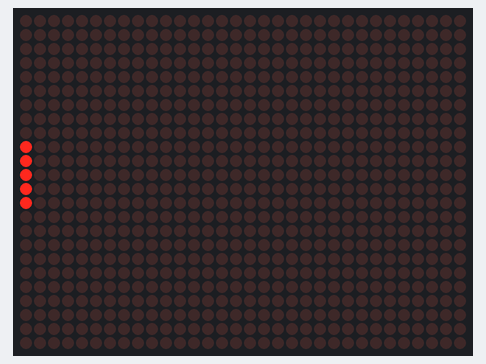
A sketch run on a simulated ESP8266 (NodeMCU). Parts: 32×24 LED matrix. WiFi joins after 1.5 s; servers stay silent unless stated; network time is answered at once with the bench clock; the local clock reads 2024-03-15 10:24:30 at power-on unless the sketch sets it.

Above: at 3.8 s.
At 4.8 s:
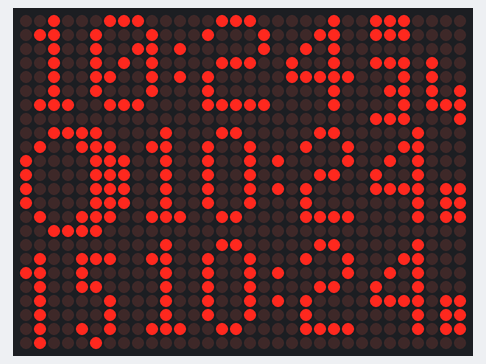
At 8.8 s:
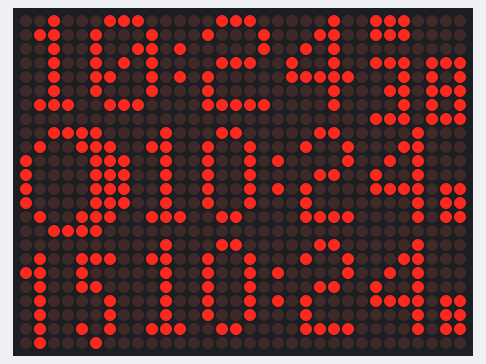
At 13.8 s:
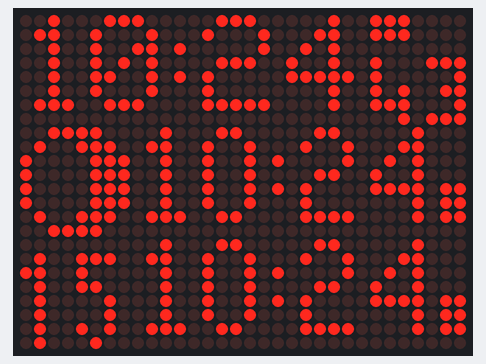
At 21.8 s:
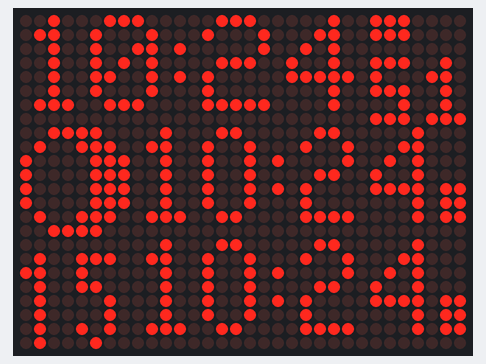
At 38.8 s:
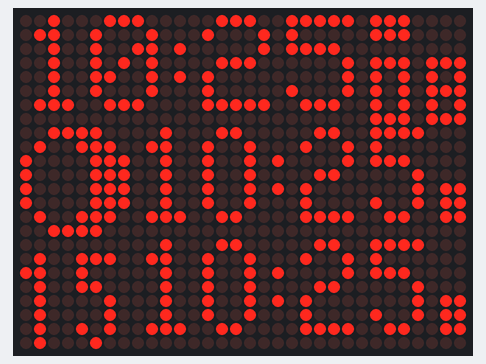

Measured:
- what the display in image 1 shows lasts 1.0 s, from 4.8 s to 5.8 s

The sketch:

World-DotMatrix-Clock.ino
```cpp
#include <SPI.h>
#include <Adafruit_GFX.h>  //http://adafruit.github.io/Adafruit-GFX-Library/html/class_adafruit___g_f_x.html
#include <Max72xxPanel.h>
//#include <ESP8266WiFi.h>
#include <WiFiUdp.h>
#include <NTPClient.h>
#include <Timezone.h>
#include <WiFiManager.h>  // https://github.com/tzapu/WiFiManager

//#include <SolarCalculator.h>

void printTime(Timezone tz, time_t utc, uint8_t fnPanel, uint8_t fontType);
//void printMoon(Timezone tz, time_t utc);
//void printDay(Timezone tz, time_t utc);
//void printRiseSet(uint8_t fnPanel);

void showIP();

//#define DEBUG
//#define TEMPERATURE

//###################################
//        Temperature
//###################################
#ifdef TEMPERATURE
#include <DHT.h>

void printTemp(uint8_t fnPanel);

// Tempeture sensor use
#define DHTPIN 2  // D4 Digital pin connected to the DHT sensor
#define DHTTYPE DHT22

DHT dht(DHTPIN, DHTTYPE);

// current temperature & humidity, updated in loop()
float t = 0.0;
float h = 0.0;
unsigned long previousMillis = 0;  // will store last time DHT was updated
// Updates DHT readings every 10 seconds
const long interval = 10000;
#endif
//###################################
//        Sunrise
//###################################
// GPS Location for Sun Rise/Set 52.951784309241816, -1.1407220625540686
const double latitude = 52.951;
const double longitude = -1.140;

//###################################
//        Dot Matrix
//###################################
// Clock use
const uint8_t startX = 0;
const uint8_t startY = 0;
const uint8_t zones = 3;

int pinCS = D6;  // Attach CS to this pin, DIN to MOSI and CLK to SCK (cf http://arduino.cc/en/Reference/SPI )
int numberOfHorizontalDisplays = 4;
int numberOfVerticalDisplays = 3;
Max72xxPanel matrix = Max72xxPanel(pinCS, numberOfHorizontalDisplays, numberOfVerticalDisplays);

//###################################
//        WiFi
//###################################
WiFiUDP ntpUDP;
// You can specify the time server pool and the offset, (in seconds)
// additionaly you can specify the update interval (in milliseconds).
NTPClient timeClient(ntpUDP, "pool.ntp.org", 0, 2 * 60 * 60 * 1000); // Every 2 hours
//NTPClient timeClient(ntpUDP, "pool.ntp.org", 0, 5 * 60 * 1000);

WiFiManager wm;
//###################################
//        NTP Tome TZ
//###################################
// European Time (Athens)
TimeChangeRule GRST = { "GRST", Last, Sun, Mar, 2, 180 };  // Summer Time
TimeChangeRule GRT = { "GRT ", Last, Sun, Oct, 3, 120 };   // Standard Time
Timezone GR(GRST, GRT);

// United Kingdom (London, Belfast)
TimeChangeRule BST = { "BST", Last, Sun, Mar, 1, 60 };  // British Summer Time
TimeChangeRule GMT = { "GMT", Last, Sun, Oct, 2, 0 };   // Standard Time
Timezone UK(BST, GMT);

// US Eastern Time Zone (New York, Detroit)
TimeChangeRule usEDT = { "EDT", Second, Sun, Mar, 2, -240 };  // Eastern Daylight Time = UTC - 4 hours
TimeChangeRule usEST = { "EST", First, Sun, Nov, 2, -300 };   // Eastern Standard Time = UTC - 5 hours
Timezone usET(usEDT, usEST);

//###################################
//###################################
//###################################
const Timezone Clock[3] = { UK, GR, usET };  //UK
//const Timezone Clock[3] = { GR, UK, usET };  //Greece
//const Timezone Clock[3] = { usET, GR, UK }; //America
//###################################
//###################################
//###################################
//###################################
//        Clocks Variables
//###################################
uint16_t zoneYear[zones] = { 99, 99, 99 };
uint8_t zoneMonth[zones] = { 99, 99, 99 };
uint8_t zoneDay[zones] = { 99, 99, 99 };
uint8_t zoneHour[zones] = { 99, 99, 99 };
uint8_t zoneMinute[zones] = { 99, 99, 99 };
uint8_t zoneSeconds[zones] = { 99, 99, 99 };
uint8_t zoneHourAMPM[zones];
uint8_t zoneAMPM[zones];

bool reDraw = false;

void cleanPanel(uint8_t fnPanel) {
  matrix.fillRect(startX + 0 + 32 * fnPanel, startY, 32, 8, LOW);  // Clean only one screen
}

void setup() {
  yield();
  delay(1000);
  matrix.setIntensity(0);  // Use a value between 0 and 15 for brightness
  yield();
  delay(10);
  for (int i = 0; i < numberOfHorizontalDisplays*numberOfVerticalDisplays; i++) {
    matrix.setRotation(i, 1);
    delay(10);
  }
  matrix.setPosition(0, 0, 0);
  matrix.setPosition(1, 1, 0);
  matrix.setPosition(2, 2, 0);
  matrix.setPosition(3, 3, 0);
  matrix.setPosition(4, 0, 1);
  matrix.setPosition(5, 1, 1);
  matrix.setPosition(6, 2, 1);
  matrix.setPosition(7, 3, 1);
  matrix.setPosition(8, 0, 2);
  matrix.setPosition(9, 1, 2);
  matrix.setPosition(10, 2, 2);
  matrix.setPosition(11, 3, 2);

  yield();
  delay(10);

  #ifdef DEBUG
  Serial.begin(115200);
  yield();
  delay(10);
  #endif

  // reset settings - wipe stored credentials for testing
  // these are stored by the esp library
  // wm.resetSettings();

  bool res;
  res = wm.autoConnect("WorldClock");

  if (!res) {
    #ifdef DEBUG
    Serial.println("Failed to connect");
    #endif
  } else {
    //if you get here you have connected to the WiFi
    #ifdef DEBUG
    Serial.println("connected...yeey :)");
    #endif
  }

  yield();

  while (WiFi.status() != WL_CONNECTED) {
    delay(500);
    #ifdef DEBUG
    Serial.print(".");
    #endif
  }

  showIP();
  yield();

  timeClient.begin();
  if (timeClient.update()) {
    #ifdef DEBUG
    Serial.println("Adjust local clock");
    #endif
    unsigned long epoch = timeClient.getEpochTime();
    setTime(epoch);
  } else {
    #ifdef DEBUG
    Serial.println("NTP Update not WORK!!");
    #endif
  }

  yield();
  printSpin();

  #ifdef TEMPERATURE
  dht.begin();
  #endif

  matrix.fillScreen(LOW);
}


uint8_t rotateDisplay = 0;
const uint8_t PanelInfo = 2;

void loop() {
  if (WiFi.status() != WL_CONNECTED) { // Check if the device is not connected to the WLAN
    wm.setConfigPortalTimeout(0); // Disable the configuration portal
    while (WiFi.status() != WL_CONNECTED) { // Continue attempting to connect until a successful
      #ifdef DEBUG
      Serial.print("WiFi Trying to reconnect");
      #endif
      delay(5000);
      WiFi.begin(); // Try to connect to the WLAN again
      delay(2000);
    }
  }

  yield();
  time_t utc = now();
  printTime(Clock[0], utc, 0, 1);
  printTime(Clock[1], utc, 1, 2);
  printTime(Clock[2], utc, 2, 2);

  // if (rotateDisplay < 10) {
  //   printTime(usET, utc, 2);
  // } else if (rotateDisplay == 10) {
  //   printTemp(PanelInfo);
  // }

  // Serial.println(rotateDisplay);
  if (reDraw == true) {
    matrix.write();
    reDraw = false;

    if ( hour(utc) % 2 == 0 && minute(utc) == 10 && second(utc) == 0) { // NTP update every 2 hours
      timeClient.forceUpdate();
    }
  }

  yield();
  delay(10);
  //delay(1000);

  // rotateDisplay++;
  // if (rotateDisplay > 20) {
  //   rotateDisplay = 0;
  //   zoneHour[PanelInfo] = 99;
  //   zoneMinute[PanelInfo] = 99;
  // }
}
```

DotMatixFonts.ino
```cpp
unsigned int dot3x5[] PROGMEM{
  3, 31, 17, 31, 	// 0         0
	3, 18, 31, 16, 	// 1          1
	3, 18, 25, 22, 	// 2          2
	3, 17, 21, 31, 	// 3          3
	3, 15, 8, 28, 	// 4           4
	3, 23, 21, 29, 	// 5          5
	3, 31, 21, 29, 	// 6         6
	3, 1, 1, 31, 	// 7                7
	3, 31, 21, 31, 	// 8         8
	3, 23, 21, 31, 	// 9          9
	3, 0, 10, 0, 	// 10           :
	3, 30, 5, 30, 	// 11        A
	3, 31, 17, 27, 	// 12     C
	3, 31, 2, 31, 	// 13     M
	3, 31, 5, 7, 	// 14         P
	3, 0, 2, 0, 	// 15      	  °
	3, 0, 0, 0, 	// 16    space
};

unsigned int dot4x5[] PROGMEM {
  4, 31, 17, 17, 31, 	// 0     0
	4, 0, 2, 31, 0, 	// 1      1
	4, 29, 21, 21, 23, 	// 2      2
	4, 17, 21, 21, 31, 	// 3      3
	4, 15, 8, 30, 8, 	// 4      4
	4, 23, 21, 21, 29, 	// 5      5
	4, 31, 21, 21, 29, 	// 6     6
	4, 1, 1, 1, 31, 	// 7        7
	4, 31, 21, 21, 31, 	// 8     8
	4, 23, 21, 21, 31, 	// 9      9
	4, 0, 10, 0, 0, 	// 10     :
	4, 30, 5, 5, 30, 	// 11    A
	4, 14, 17, 17, 17, 	// 12    C
	4, 31, 2, 2, 31, 	// 13   M
	4, 31, 5, 5, 7, 	// 14   P
	4, 0, 6, 6, 0, 	// 15   °
	4, 0, 0, 0, 0, 	// 16  space
};

unsigned int dot3x7[] PROGMEM {
  3, 62, 65, 62, 	// 0   0
	3, 2, 127, 0, 	// 1 	    1
	3, 114, 73, 70, 	// 2   2
	3, 34, 73, 54, 	// 3 	  3
	3, 28, 18, 127, 	// 4 	  4
	3, 39, 69, 57, 	// 5 	  5
	3, 62, 73, 50, 	// 6   6
	3, 113, 9, 7, 	// 7 	  7
	3, 54, 73, 54, 	// 8   8
	3, 38, 73, 62, 	// 9 	  9
	3, 0, 20, 0, 	// 10 	     :
};

unsigned int dot4x7[] PROGMEM {
  4, 62, 65, 65, 62, 	// 0       0
	4, 0, 66, 127, 64, 	// 1        1
	4, 114, 73, 73, 70, 	// 2        2
	4, 33, 73, 77, 51, 	// 3        3
	4, 24, 20, 18, 127, 	// 4        4
	4, 39, 69, 69, 57, 	// 5        5
	4, 62, 73, 73, 49, 	// 6       6
	4, 97, 17, 9, 7, 	// 7          7
	4, 54, 73, 73, 54, 	// 8       8
	4, 70, 73, 73, 62, 	// 9        9
	4, 0, 20, 0, 0, 	// 10       :
	4, 126, 9, 9, 126, 	// 11      A
	4, 62, 65, 65, 34, 	// 12      C
	4, 127, 2, 2, 127, 	// 13     M
	4, 127, 9, 9, 6, 	// 14     P
	4, 0, 6, 6, 0, 	// 15     °
	4, 0, 0, 0, 0, 	// 16   space
};

unsigned int dotIcons[] PROGMEM {
  8, 60, 126, 255, 255, 255, 255, 126, 60, 	// 7 Full Moon
  8, 60, 126, 255, 255, 189, 129, 66, 60, 	// 5 Waning Gibbous
  8, 60, 126, 255, 255, 129, 129, 66, 60, 	// 4 Third Quarter
  8, 60, 126, 255, 195, 129, 129, 66, 60, 	// 3 Waning Crescent
  8, 60, 66, 129, 129, 129, 129, 66, 60, 	// 1 New Moon
  8, 60, 66, 129, 129, 195, 255, 126, 60, 	// 11 Waxing Crescent
  8, 60, 66, 129, 129, 255, 255, 126, 60, 	// 10 First Quarter
  8, 60, 66, 129, 189, 255, 255, 126, 60, 	// 9 Waxing Gibbous
  8, 34, 180, 72, 47, 72, 180, 34, 0, 	// 16    Sun Rise
  8, 34, 52, 72, 143, 72, 52, 34, 0, 	// 17   Sun Set

};

void draw3x5(int16_t x, int16_t y, unsigned char c) {
  unsigned int line;

  for (int i = 0; i < 3; i++) {
    line = dot3x5[(c - 48) * 4 + i + 1];
    for (int j = 0; j < 5; j++, line >>= 1) {  // Because font hight j=3
      if (line & 1)
        matrix.drawPixel(x + i, y + j, HIGH);
      else
        matrix.drawPixel(x + i, y + j, LOW);
    }
  }
}

void draw4x5(int16_t x, int16_t y, unsigned char c) {
  unsigned int line;

  for (int i = 0; i < 4; i++) {
    line = dot4x5[(c - 48) * 5 + i + 1];
    for (int j = 0; j < 5; j++, line >>= 1) {  // Because font hight j=5
      if (line & 1)
      matrix.drawPixel(x + i, y + j, HIGH);
      else
      matrix.drawPixel(x + i, y + j, LOW);
    }
  }
}

void draw3x7(int16_t x, int16_t y, unsigned char c) {
  unsigned int line;

  for (int i = 0; i < 3; i++) {
    line = dot3x7[(c - 48) * 4 + i + 1];
    for (int j = 0; j < 7; j++, line >>= 1) {  // Because font hight j=5
      if (line & 1)
      matrix.drawPixel(x + i, y + j, HIGH);
      else
      matrix.drawPixel(x + i, y + j, LOW);
    }
  }
}

void draw4x7(int16_t x, int16_t y, unsigned char c) {
  unsigned int line;

  for (int i = 0; i < 4; i++) {
    line = dot4x7[(c - 48) * 5 + i + 1];
    for (int j = 0; j < 7; j++, line >>= 1) {  // Because font hight j=5
      if (line & 1)
      matrix.drawPixel(x + i, y + j, HIGH);
      else
      matrix.drawPixel(x + i, y + j, LOW);
    }
  }
}

void drawIcons(int16_t x, int16_t y, unsigned char c) {
  unsigned int line;

  for (int i = 0; i < 8; i++) {
    line = dotIcons[c * 9 + i + 1];
    for (int j = 0; j < 8; j++, line >>= 1) {  // Because font hight j=5
      if (line & 1)
      matrix.drawPixel(x + i, y + j, HIGH);
      else
      matrix.drawPixel(x + i, y + j, LOW);
    }
  }
}

// unsigned int dot3x5OLD[] PROGMEM{
//   3, 248, 136, 248,  // 48   0
//   3, 144, 248, 128,  // 49    1
//   3, 144, 200, 176,  // 50    2
//   3, 136, 168, 248,  // 51    3
//   3, 120, 64, 224,   // 52    4
//   3, 184, 168, 232,  // 53    5
//   3, 248, 168, 232,  // 54   6
//   3, 8, 8, 248,      // 55      7
//   3, 248, 168, 248,  // 56   8
//   3, 184, 168, 248,  // 57    9
//   3, 240, 40, 240,   // 58 A
//   3, 248, 40, 56,    // 59 P
//   3, 248, 16, 248,   // 60 M
// };

// void draw3x5(int16_t x, int16_t y, unsigned char c) {
//   unsigned int line;

//   for (int i = 0; i < 3; i++) {
//     line = dot3x5[(c - 48) * 4 + i + 1];
//     for (int j = 0; j < 8; j++, line >>= 1) {  // Because font hight j=3
//       if (line & 1)
//         matrix.drawPixel(x + i, y + j, HIGH);
//       else
//         matrix.drawPixel(x + i, y + j, LOW);
//     }
//   }
// }
```

Source omitted: PrintFunctions.ino (15415 bytes)
